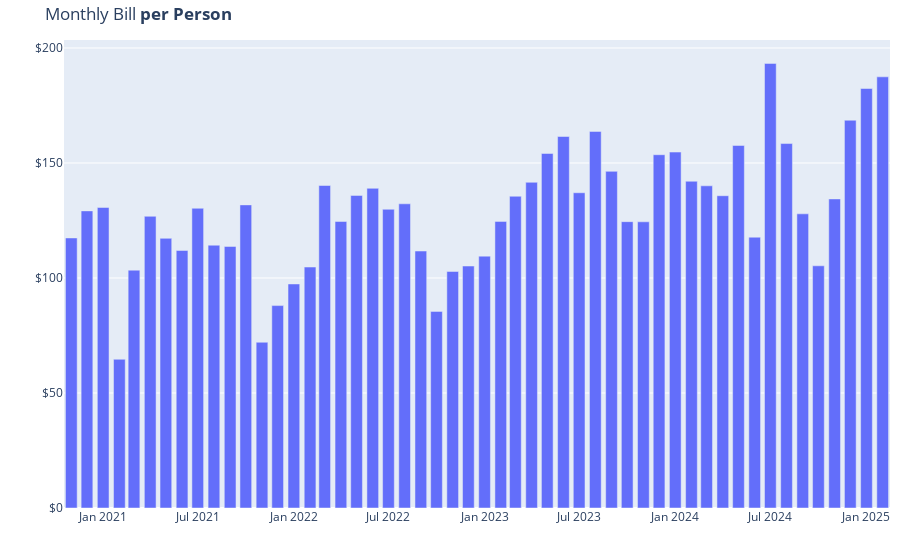

Notebook code cell kept with this figure:
### Markdown cell above
<hr>

### Code cell
# group by year and month, sum Amount
monthly_amount = df.groupby(df["Date"].dt.to_period("M"))["Amount"].sum().reset_index()
monthly_amount["Date"] = monthly_amount["Date"].astype(
    str
)  # convert to string for Plotly

# calculate amount per person
monthly_amount["Amount_per_person"] = monthly_amount["Amount"] / 3

# plot
fig = px.bar(
    monthly_amount,
    x="Date",
    y="Amount_per_person",
    title="Monthly Bill <b>per Person</b>",
    labels={"Date": "Month and Year", "Amount_per_person": "Amount per Person ($)"},
)

# format y-axis to show currency
fig.update_traces(hovertemplate="Month and Year: %{x}<br>Amount per Person: $%{y:.2f}")

# format for mobile
fig.update_layout(
    xaxis=dict(title=""),
    yaxis=dict(
        title="",
        tickprefix="$",
    ),
    margin=dict(
        t=40,
        b=30,
        l=10,
        r=10,
    ),
    legend=dict(
        orientation="h",
        x=0.5,
        xanchor="center",
        y=-0.2,
    ),
)

fig.show()

### Figure 1 — Plotly figure (JSON) as saved in the notebook; plotly's stock layout.template omitted (floating-point values rounded to 4 significant figures)
{"data": [{"alignmentgroup": "True", "hovertemplate": "Month and Year: %{x}<br>Amount per Person: $%{y:.2f}", "legendgroup": "", "marker": {"color": "#636efa", "pattern": {"shape": ""}}, "name": "", "offsetgroup": "", "orientation": "v", "showlegend": false, "textposition": "auto", "type": "bar", "x": ["2020-11", "2020-12", "2021-01", "2021-02", "2021-03", "2021-04", "2021-05", "2021-06", "2021-07", "2021-08", "2021-09", "2021-10", "2021-11", "2021-12", "2022-01", "2022-02", "2022-03", "2022-04", "2022-05", "2022-06", "2022-07", "2022-08", "2022-09", "2022-10", "2022-11", "2022-12", "2023-01", "2023-02", "2023-03", "2023-04", "2023-05", "2023-06", "2023-07", "2023-08", "2023-09", "2023-10", "2023-11", "2023-12", "2024-01", "2024-02", "2024-03", "2024-04", "2024-05", "2024-06", "2024-07", "2024-08", "2024-09", "2024-10", "2024-11", "2024-12", "2025-01", "2025-02"], "xaxis": "x", "y": [117.4, 129.2, 130.7, 64.67, 103.4, 126.8, 117.2, 112.0, 130.3, 114.3, 113.7, 131.8, 72.07, 88.01, 97.41, 104.8, 140.2, 124.6, 135.9, 139.0, 129.9, 132.3, 111.7, 85.49, 102.8, 105.2, 109.5, 124.6, 135.5, 141.6, 154.1, 161.5, 137.1, 163.7, 146.4, 124.5, 124.4, 153.6, 154.8, 142.1, 140.1, 135.8, 157.6, 117.8, 193.3, 158.5, 127.9, 105.3, 134.4, 168.6, 182.4, 187.5], "yaxis": "y"}], "layout": {"barmode": "relative", "legend": {"orientation": "h", "tracegroupgap": 0, "x": 0.5, "xanchor": "center", "y": -0.2}, "margin": {"b": 30, "l": 10, "r": 10, "t": 40}, "title": {"text": "Monthly Bill <b>per Person</b>"}, "xaxis": {"anchor": "y", "domain": [0, 1], "title": {"text": ""}}, "yaxis": {"anchor": "x", "domain": [0, 1], "tickprefix": "$", "title": {"text": ""}}}}
